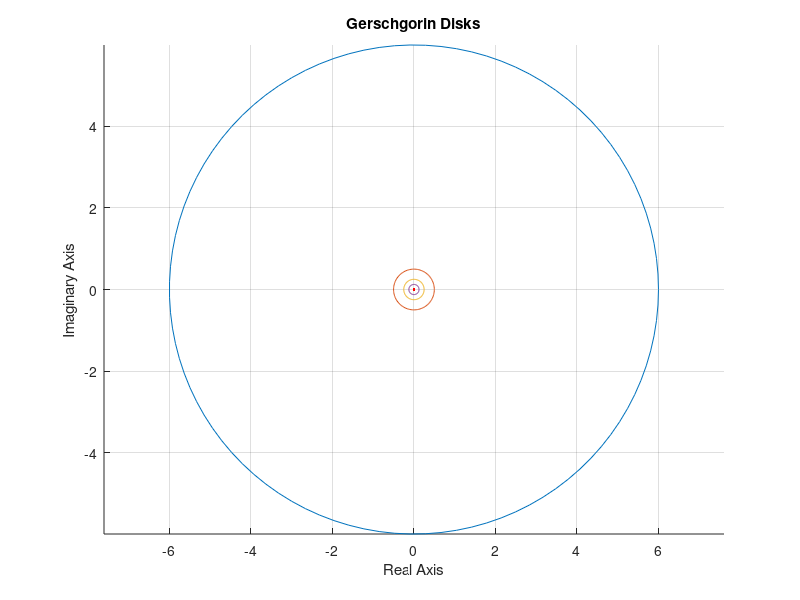

Reproduce this figure in MATLAB.
clear;
clc;

%size of matrix
n=4;

t1=tic; %start time countdown

%Matrix A
A=[0 0 2 4;1/2 0 0 0; 0 1/4 0 0;0 0 1/8 0];

%matrix with ones in main diagonal
I=speye(n);


%a) Gerschgorin theorem
center=diag(A);
radius=sum(abs(A),2)-abs(center);
gerschgorin_disks=[center,radius];

%results
disp('Δίσκοι Gerschgorin (Κέντρο,Ακτίνα):')
disp(gerschgorin_disks);

%Plot the circles
figure;
hold on;

for i=1:n
    x_center=real(center(i));
    y_center=imag(center(i));
    r=radius(i);

    %create the cricles
    theta=linspace (0,2*pi,100);
    x_circle=x_center+r*cos(theta);
    y_circle=y_center+r*sin(theta);

    plot(x_circle,y_circle); %plot circles
    plot(x_center,y_center,'r.') 
end
title('Gerschgorin Disks');
xlabel('Real Axis');
ylabel('Imaginary Axis');
grid on;
axis equal;
hold off;

%b) Power method

%random vector
x=rand(n,1)+1i*rand(n,1);

%normalize
x=x/norm(x);

lambda_old=0;

%tolerance
tol=1e-8;

%max iterations
max_iter=100;

for iter=1:max_iter
    x_new=A*x;
    norm_x_new=norm(x_new);

    x_new=x_new/norm_x_new; %normalize

    lambda_new=(x_new'*A*x_new)/(x_new'*x_new); %find new lambda
    
    %check for tolerance
    if abs(lambda_new-lambda_old)<tol
        break;
    end
    x=x_new;
    lambda_old=lambda_new;
end

%print the result
dominant_eigenvalue=lambda_new;
dominant_eigenvector=x;

disp('Κυρίαρχη Ιδιοτιμή (Power Method):');
disp(dominant_eigenvalue);
disp('Κυρίαρχο Ιδιοδιάνυσμα(Power Method):');
disp(dominant_eigenvector);


%c)Calculation of all eigenvalues and eignvectors

sigma_vals=[0.5,-0.5,1i,-1i];
eig_vals=zeros(length(sigma_vals),1); %store eigenvalues
eig_vecs=zeros(n,length(sigma_vals));  %store eigenvectors

%Use of shifted method to calculate eigenvalues and eigenvectors
for j=1:length(sigma_vals)
    sigma=sigma_vals(j);
    v=rand(n,1);  %random vector
    v=v/norm(v); %normalize
    
    lambda_old=sigma;
    
    for k=1:max_iter
        %solve the A-σ*Ι=v
        w=(A-sigma*I)\v;

        v=w/norm(w);
        lambda=v'*A*v;
    
        %check for tolerance
        if abs(lambda-lambda_old)<tol
            break;
        end
        lambda_old=lambda;
    end

    %store results
    eig_vals(j)=lambda;
    eig_vecs(:,j)=v;
end

%print results
disp('Ιδιοτιμες με χρήση Shifted Inverse Power Method:');
disp(eig_vals);
disp('Ιδιοδιανύσματα με χρήση Shifted Inverse Power Method:');
disp(eig_vecs);

%d) Newton Raphson method to find eigenvalues and eigenvectors

f=@(x)x.^4-x/4-1/16;
df=@(x)4*x.^3-1/4;

%initial guesses
initial_guesses=[2,1+1i,-1-1i,-3-2i];

%matrix to store solutions
roots_found=[];

for j=1:length(initial_guesses)
    x=initial_guesses(j);
    
    for iter=1:max_iter
        fx=f(x);
        dfx=df(x);

        %check if df is too small
        if(abs(dfx))<1e-12
            break;
        end
        %Newton Raphson
        x_new=x-fx/dfx;

        %Convergence check
        if abs(x_new-x)<tol
            break;
        end
    x=x_new;
    end

    %check if rootis unique
    if all(abs(roots_found-x)>tol)
        roots_found=[roots_found,x];

        %elimination of the factorto find the new root
        f=@(x)f(x)/(x-x_new);
        df=@(x)df(x)/(x-x_new);
    end
end

%print solutions
fprintf('Roots found:\n');
for k=1:length(roots_found)
    fprintf('Root %d:%.6f +%.6fi\n',k,real(roots_found(k)),imag(roots_found(k)));
end

%Result for population
growth_rate=dominant_eigenvalue;
disp('Μακροχρόνια Πρόβλεψη για τον πληθυσμό:')

if growth_rate>1
    disp('Ο πληθυσμός των κανθάρων θα συνεχίσει να αυξάνεται με την πάροδο του χρόνου');
elseif growth_rate<1
    disp('Ο πληθυσμός των κανθάρων θα μειώνεται με την πάροδο του χρόνου');
else
    disp('Ο πληθυσμός των κανθάρων θα παραμείνει σταθερός');
end

t2=toc(t1); %end time
disp(['Συνολικός χρόνος που χρειάστηκε για την προσομοίωση:',num2str(t2)])


   







